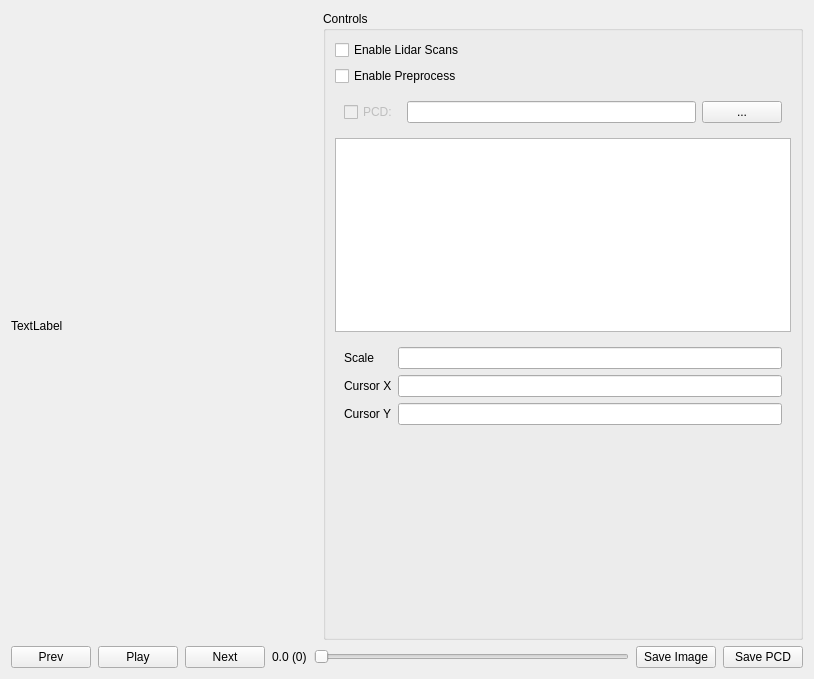
<?xml version="1.0" encoding="UTF-8"?>
<ui version="4.0">
 <class>DatasetBrowser_frm</class>
 <widget class="QWidget" name="DatasetBrowser_frm">
  <property name="geometry">
   <rect>
    <x>0</x>
    <y>0</y>
    <width>814</width>
    <height>679</height>
   </rect>
  </property>
  <property name="sizePolicy">
   <sizepolicy hsizetype="Maximum" vsizetype="Minimum">
    <horstretch>0</horstretch>
    <verstretch>0</verstretch>
   </sizepolicy>
  </property>
  <property name="windowTitle">
   <string>Dataset Browser</string>
  </property>
  <layout class="QVBoxLayout" name="verticalLayout_2">
   <item>
    <layout class="QVBoxLayout" name="verticalLayout">
     <item>
      <layout class="QHBoxLayout" name="viewerAndLidarControls">
       <item>
        <widget class="ImageRatioEqualViewer" name="frame">
         <property name="text">
          <string>TextLabel</string>
         </property>
        </widget>
       </item>
       <item>
        <widget class="QGroupBox" name="lidarBox">
         <property name="enabled">
          <bool>true</bool>
         </property>
         <property name="maximumSize">
          <size>
           <width>480</width>
           <height>16777215</height>
          </size>
         </property>
         <property name="title">
          <string>Controls</string>
         </property>
         <property name="flat">
          <bool>true</bool>
         </property>
         <layout class="QVBoxLayout" name="verticalLayout_4">
          <property name="sizeConstraint">
           <enum>QLayout::SetDefaultConstraint</enum>
          </property>
          <item>
           <widget class="QCheckBox" name="enableLidarScanRender">
            <property name="sizePolicy">
             <sizepolicy hsizetype="Minimum" vsizetype="Fixed">
              <horstretch>0</horstretch>
              <verstretch>0</verstretch>
             </sizepolicy>
            </property>
            <property name="text">
             <string>Enable Lidar Scans</string>
            </property>
           </widget>
          </item>
          <item>
           <widget class="QCheckBox" name="preprocessImageCheck">
            <property name="text">
             <string>Enable Preprocess</string>
            </property>
           </widget>
          </item>
          <item>
           <widget class="QWidget" name="pcdSelector" native="true">
            <property name="sizePolicy">
             <sizepolicy hsizetype="Minimum" vsizetype="Minimum">
              <horstretch>0</horstretch>
              <verstretch>0</verstretch>
             </sizepolicy>
            </property>
            <layout class="QHBoxLayout" name="horizontalLayout">
             <item>
              <widget class="QCheckBox" name="pcdCheckShow">
               <property name="enabled">
                <bool>false</bool>
               </property>
               <property name="text">
                <string>PCD: </string>
               </property>
              </widget>
             </item>
             <item>
              <widget class="QLineEdit" name="pcdFileInput">
               <property name="readOnly">
                <bool>true</bool>
               </property>
              </widget>
             </item>
             <item>
              <widget class="QPushButton" name="pcdFileChooser">
               <property name="text">
                <string>...</string>
               </property>
              </widget>
             </item>
            </layout>
           </widget>
          </item>
          <item>
           <widget class="QPlainTextEdit" name="frameTextInfo">
            <property name="font">
             <font>
              <family>Courier [unknown]</family>
              <pointsize>11</pointsize>
             </font>
            </property>
            <property name="readOnly">
             <bool>true</bool>
            </property>
            <property name="plainText">
             <string notr="true"/>
            </property>
           </widget>
          </item>
          <item>
           <widget class="QWidget" name="widget" native="true">
            <layout class="QFormLayout" name="formLayout_3">
             <item row="1" column="0">
              <widget class="QLabel" name="label">
               <property name="text">
                <string>Cursor X</string>
               </property>
              </widget>
             </item>
             <item row="1" column="1">
              <widget class="QLineEdit" name="xCoordPos">
               <property name="readOnly">
                <bool>true</bool>
               </property>
              </widget>
             </item>
             <item row="2" column="0">
              <widget class="QLabel" name="label_2">
               <property name="text">
                <string>Cursor Y</string>
               </property>
              </widget>
             </item>
             <item row="2" column="1">
              <widget class="QLineEdit" name="yCoordPos">
               <property name="readOnly">
                <bool>true</bool>
               </property>
              </widget>
             </item>
             <item row="0" column="0">
              <widget class="QLabel" name="scaleLabel">
               <property name="text">
                <string>Scale</string>
               </property>
              </widget>
             </item>
             <item row="0" column="1">
              <widget class="QLineEdit" name="scaleInput"/>
             </item>
            </layout>
           </widget>
          </item>
          <item>
           <spacer name="verticalSpacer">
            <property name="orientation">
             <enum>Qt::Vertical</enum>
            </property>
            <property name="sizeHint" stdset="0">
             <size>
              <width>20</width>
              <height>40</height>
             </size>
            </property>
           </spacer>
          </item>
         </layout>
        </widget>
       </item>
      </layout>
     </item>
     <item>
      <layout class="QHBoxLayout" name="mainControls">
       <property name="spacing">
        <number>7</number>
       </property>
       <item>
        <widget class="QPushButton" name="prevFrameButton">
         <property name="text">
          <string>Prev</string>
         </property>
        </widget>
       </item>
       <item>
        <widget class="QPushButton" name="playButton">
         <property name="text">
          <string>Play</string>
         </property>
         <property name="checkable">
          <bool>true</bool>
         </property>
        </widget>
       </item>
       <item>
        <widget class="QPushButton" name="nextFrameButton">
         <property name="text">
          <string>Next</string>
         </property>
         <property name="icon">
          <iconset theme=":next">
           <normaloff>.</normaloff>.</iconset>
         </property>
        </widget>
       </item>
       <item>
        <widget class="QLabel" name="timeOffsetLabel">
         <property name="text">
          <string>0.0 (0)</string>
         </property>
        </widget>
       </item>
       <item>
        <widget class="QSlider" name="timelineSlider">
         <property name="orientation">
          <enum>Qt::Horizontal</enum>
         </property>
        </widget>
       </item>
       <item>
        <widget class="QPushButton" name="saveImageButton">
         <property name="text">
          <string>Save Image</string>
         </property>
        </widget>
       </item>
       <item>
        <widget class="QPushButton" name="savePcdButton">
         <property name="text">
          <string>Save PCD</string>
         </property>
        </widget>
       </item>
      </layout>
     </item>
    </layout>
   </item>
  </layout>
 </widget>
 <customwidgets>
  <customwidget>
   <class>ImageRatioEqualViewer</class>
   <extends>QLabel</extends>
   <header>bag_viewer/ImageRatioEqualViewer.h</header>
  </customwidget>
 </customwidgets>
 <resources/>
 <connections/>
</ui>
